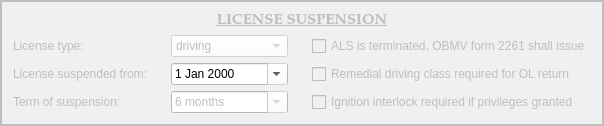
        <widget class="QFrame" name="license_suspension_frame">
         <property name="enabled">
          <bool>false</bool>
         </property>
         <property name="styleSheet">
          <string notr="true">background-color: rgb(240, 240, 240);</string>
         </property>
         <property name="frameShape">
          <enum>QFrame::Box</enum>
         </property>
         <property name="frameShadow">
          <enum>QFrame::Plain</enum>
         </property>
         <property name="lineWidth">
          <number>2</number>
         </property>
         <layout class="QGridLayout" name="gridLayout_2" columnstretch="1,1,2">
          <property name="horizontalSpacing">
           <number>24</number>
          </property>
          <property name="verticalSpacing">
           <number>6</number>
          </property>
          <item row="1" column="0">
           <widget class="QLabel" name="label_9">
            <property name="text">
             <string>License type:</string>
            </property>
           </widget>
          </item>
          <item row="1" column="1">
           <widget class="NoScrollComboBox" name="license_type_box">
            <property name="focusPolicy">
             <enum>Qt::StrongFocus</enum>
            </property>
            <property name="styleSheet">
             <string notr="true">background-color: rgb(255, 255, 255);</string>
            </property>
            <property name="editable">
             <bool>false</bool>
            </property>
            <item>
             <property name="text">
              <string>driving</string>
             </property>
            </item>
            <item>
             <property name="text">
              <string>hunting</string>
             </property>
            </item>
            <item>
             <property name="text">
              <string>concealed carry</string>
             </property>
            </item>
           </widget>
          </item>
          <item row="1" column="2">
           <widget class="ConditionCheckbox" name="als_terminated_checkBox">
            <property name="text">
             <string>ALS is terminated, OBMV form 2261 shall issue</string>
            </property>
           </widget>
          </item>
          <item row="2" column="0">
           <widget class="QLabel" name="label_18">
            <property name="text">
             <string>License suspended from:</string>
            </property>
           </widget>
          </item>
          <item row="2" column="1">
           <widget class="NoScrollDateEdit" name="license_suspension_date_box">
            <property name="focusPolicy">
             <enum>Qt::StrongFocus</enum>
            </property>
            <property name="styleSheet">
             <string notr="true">color: rgb(0, 0, 0);
background-color: rgb(255, 255, 255);</string>
            </property>
            <property name="calendarPopup">
             <bool>true</bool>
            </property>
           </widget>
          </item>
          <item row="2" column="2">
           <widget class="ConditionCheckbox" name="remedial_driving_class_checkBox">
            <property name="text">
             <string>Remedial driving class required for OL return</string>
            </property>
           </widget>
          </item>
          <item row="3" column="0">
           <widget class="QLabel" name="label_21">
            <property name="text">
             <string>Term of suspension:</string>
            </property>
           </widget>
          </item>
          <item row="3" column="1">
           <widget class="NoScrollComboBox" name="term_of_suspension_box">
            <property name="focusPolicy">
             <enum>Qt::StrongFocus</enum>
            </property>
            <property name="styleSheet">
             <string notr="true">background-color: rgb(255, 255, 255);</string>
            </property>
            <property name="editable">
             <bool>true</bool>
            </property>
            <item>
             <property name="text">
              <string>6 months</string>
             </property>
            </item>
            <item>
             <property name="text">
              <string>12 months</string>
             </property>
            </item>
            <item>
             <property name="text">
              <string>18 months</string>
             </property>
            </item>
            <item>
             <property name="text">
              <string>24 months</string>
             </property>
            </item>
            <item>
             <property name="text">
              <string>30 months</string>
             </property>
            </item>
            <item>
             <property name="text">
              <string>36 months</string>
             </property>
            </item>
           </widget>
          </item>
          <item row="0" column="0" colspan="3">
           <widget class="QLabel" name="label_24">
            <property name="sizePolicy">
             <sizepolicy hsizetype="Preferred" vsizetype="Minimum">
              <horstretch>0</horstretch>
              <verstretch>0</verstretch>
             </sizepolicy>
            </property>
            <property name="maximumSize">
             <size>
              <width>16777215</width>
              <height>100</height>
             </size>
            </property>
            <property name="font">
             <font>
              <family>Palatino Linotype</family>
              <pointsize>11</pointsize>
              <weight>75</weight>
              <italic>false</italic>
              <bold>true</bold>
              <underline>true</underline>
             </font>
            </property>
            <property name="text">
             <string>LICENSE SUSPENSION</string>
            </property>
            <property name="alignment">
             <set>Qt::AlignCenter</set>
            </property>
           </widget>
          </item>
          <item row="3" column="2">
           <widget class="QCheckBox" name="license_susp_interlock_checkBox">
            <property name="text">
             <string>Ignition interlock required if privileges granted</string>
            </property>
           </widget>
          </item>
         </layout>
        </widget>
